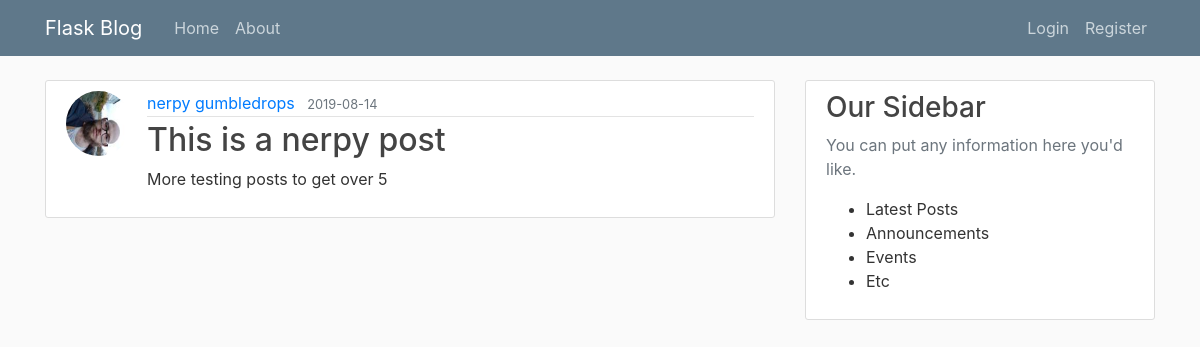
Page /post/5 on the earlier database version.
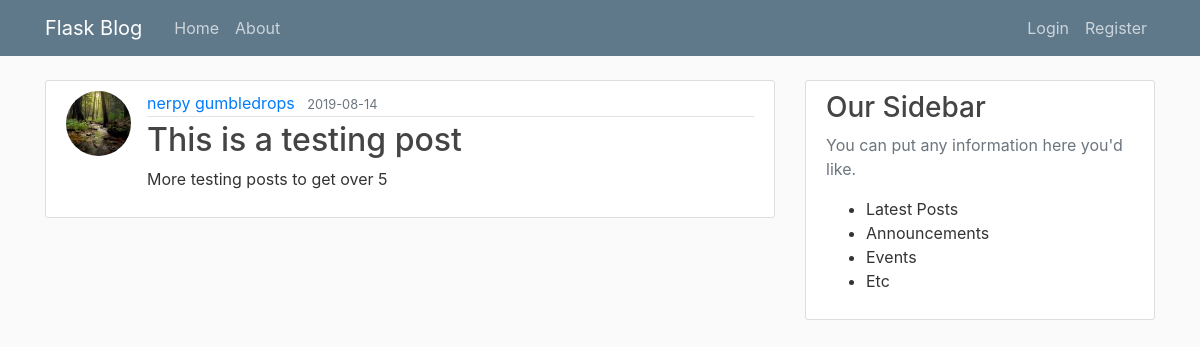
Same page on the later database version.
### flaskblog/models.py (models this page shows, shortened)
class User(db.Model, UserMixin):
    id = db.Column(db.Integer, primary_key=True)
    username = db.Column(db.String(20), unique=True, nullable=False)
    email = db.Column(db.String(120), unique=True, nullable=False)
    image_file = db.Column(db.String(20), nullable=False, default='default.jpg')
    password = db.Column(db.String(60), nullable=False)
    posts = db.relationship('Post', backref='author', lazy=True)

class Post(db.Model):
    id = db.Column(db.Integer, primary_key=True)
    title = db.Column(db.String(100), nullable=False)
    date_posted = db.Column(db.DateTime, nullable=False, default=datetime.utcnow)
    content = db.Column(db.Text, nullable=False)
    user_id = db.Column(db.Integer, db.ForeignKey('user.id'), nullable=False)

### flaskblog/posts/routes.py (the view)
@posts.route("/post/<int:post_id>")
def post(post_id):
    post = Post.query.get_or_404(post_id)
    return render_template('post.html', title=post.title, post=post)

### flaskblog/templates/post.html (shortened to what this page needs)
{% extends 'base.html' %}
{% block content %}
<article class="media content-section">
    <img class="rounded-circle article-img"
        src="{{ url_for('static', filename='profile_pics/' + post.author.image_file) }}">
    <div class="media-body">
        <div class="article-metadata">
            <a class="mr-2" href="{{ url_for('users.user_posts', username=post.author.username) }}">{{ post.author.username }}</a>
            <small class="text-muted">{{ post.date_posted.strftime('%Y-%m-%d') }}</small>
        </div>
        <h2 class="article-title">{{ post.title }}</h2>
        <p class="article-content">{{ post.content }}</p>
    </div>
</article>
{% endblock content %}

Differences in the rows shown:
changed User "nerpy gumbledrops": image_file: a different picture
changed Post "More testing posts to get over 5": title "This is a nerpy post" → "This is a testing post"
